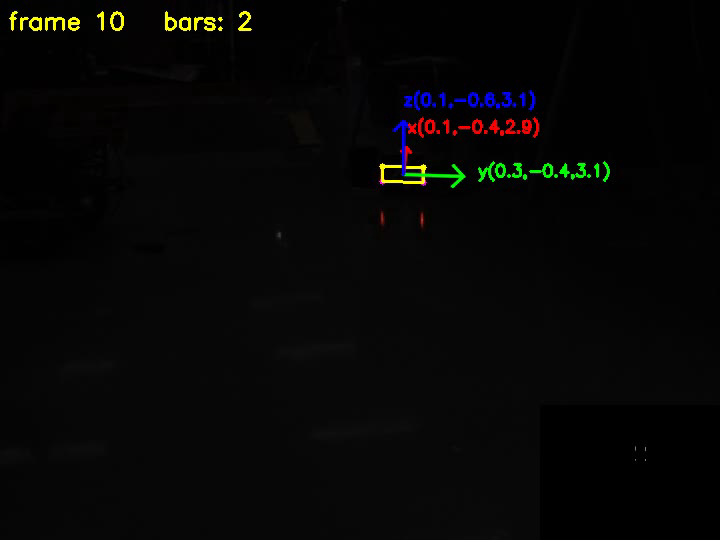
//> input picture frame 10 of output/03_最终结果/result.avi, 720 x 540 px, given in place of 装甲板视频.avi, which was not available
$ ./main_annotated   (built with g++ and OpenCV 4)
//> lines starting //> are read from the running program, lines starting //| are printed output that depends on the picture; after the words box and inside, x2 and y2 are one past the last pixel; in counts of white or black regions, pixels touching at a corner belong together
//> further down, frame is the input picture: 540 rows x 720 cols, CV_8UC3; mean B, G, R 5.6, 6.4, 6.5
// ============================================================================
// 任务二：装甲板灯条识别 + 位姿解算（选做）
//
// 【整体流程】
//   必做四步：
//     ① 掩码 + 二值化 ：cv::threshold          -> 只留灯条像素
//     ② 识别灯条轮廓   ：cv::findContours       -> 提取候选
//     ③ 算上下端点     ：cv::minAreaRect + 几何 -> 每根灯条的上下端点
//     ④ 四端点连矩形   ：cv::line               -> 画出装甲板框
//   选做两步：
//     ⑤ 位姿解算       ：cv::solvePnP           -> 装甲板相对相机的 R、t
//     ⑥ 画三维坐标轴   ：cv::projectPoints      -> 把 FLU 坐标系画到图上
//
// 【位姿解算的核心概念】
//   * 位姿 = 位置 + 姿态 = 6 个自由度（3 个平移 + 3 个旋转）
//   * 单张图丢失深度：同一个物体在不同距离可以投出相同的像素位置。
//     所以必须借助"已知物理尺寸"才能反推距离 —— 这就是要定义 3D 点的原因。
//   * 投影方程： u = fx * (X/Z) + cx    （除以 Z 就是深度信息被消掉的地方）
//   * 旋转只有 3 个独立参数：3x3 矩阵有 9 个元素，但有 6 个约束
//     （3 列单位长度 + 3 对两两垂直）-> 9-6 = 3。
//     所以 solvePnP 返回 3 个数的旋转向量 rvec（轴角表示），而不是 9 个数的矩阵。
// ============================================================================

#include <iostream>
#include <string>
#include <vector>
#include <algorithm>
#include <cmath>
#include <cstdio>
#include <opencv2/opencv.hpp>

// 一根灯条：矩形 + 面积 + 尺寸 + 上下端点
struct LightBar {
    cv::RotatedRect rect;
    double  area = 0;
    float   longSide = 0, shortSide = 0;
    cv::Point2f top, bottom;
};

// 角度归一化到 (-90, 90]
static double normAngle(float a) {
    double v = a;
    while (v <= -90.0) v += 180.0;
    while (v >   90.0) v -= 180.0;
    return v;
}

// ============================================================================
// 选做 A：相机内参 K —— 相机自己的"属性表"
//
// 只需要记住 4 个数，其余 5 个（那些 0 和 1）是固定结构，不是测出来的：
//
//     K = [ fx   0   cx ]      fx = 928.13   焦距(x方向)，单位是【像素】
//         [ 0    fy  cy ]      fy = 930.14   焦距(y方向)，单位是【像素】
//         [ 0    0    1  ]     cx = 377.57   主点x —— 光轴打在图像上的 x 坐标
//                              cy = 283.89   主点y —— 光轴打在图像上的 y 坐标
//
// 【光轴是什么】穿过镜头中心、垂直于图像平面的那条直线，也就是相机"正视"的方向。
//   光轴与图像平面的交点就是主点 (cx, cy)。理论上应在图像正中心
//   (720/2, 540/2) = (360, 270)，实际偏了约 17 / 14 像素，是制造公差。
//
// 【为什么焦距是 928 这种数字，而不是"50毫米"】
//   这里的焦距【单位是像素】，不是毫米。
//   物理换算： f_像素 = f_毫米 / 每个像素的毫米数
//   例如像素尺寸 3 微米(0.003mm) -> f_毫米 = 928 * 0.003 ≈ 2.8 mm
//   也就是机器人上那种很小的镜头。
//
// 【投影公式（核心）】
//   u = fx * (X / Z) + cx
//   v = fy * (Y / Z) + cy
//   注意那个"除以 Z" —— 深度信息就是在这里被除掉的，
//   这正是"单目图像丢失深度"的数学来源。
//
// ★ OpenCV 相机坐标系：x 向右、y 向下、z 向前（指向场景）。
// ============================================================================
static cv::Mat cameraMatrix() {
    // cv::Mat_<double> 是 Mat 的模板版本，编译期就知道元素是 double，
    // 所以可以用 << 初始化。
    // ★ << 在这里【不是左移】，是 OpenCV 重载的"依次填数"，而且是【按行填】。
    // ★ 整个表达式要包一层括号，否则不能直接 return。
    return (cv::Mat_<double>(3, 3) <<
        9.28130989e+02, 0.0,            3.77572945e+02,   // 第 1 行：fx, 0, cx
        0.0,            9.30138391e+02, 2.83892859e+02,   // 第 2 行：0, fy, cy
        0.0,            0.0,            1.0);             // 第 3 行：0, 0, 1
}

// ============================================================================
// 选做 A2：畸变系数 —— 真实镜头的误差修正
//
// 【为什么需要】针孔模型假设光线走直线，但真实镜头是玻璃，会折射，导致：
//   径向畸变：越靠图像边缘，像素被"掰"得越明显（因为边缘光线入射角大）
//   切向畸变：镜片和传感器不完全平行，图像被轻微剪切
//
// 【★ 顺序必须记牢，OpenCV 规定的顺序是】
//     索引:  k1    k2    p1    p2    k3
//     类型:  径向  径向  切向  切向  径向
//   注意 p1/p2（切向）【夹在】k2 和 k3 中间！
//   填错顺序【不报错、不崩溃】，只是位姿算得不准 —— 这是最讨厌的一类错误。
//
// 【径向畸变公式】
//   r_畸变后 = r * (1 + k1*r^2 + k2*r^4 + k3*r^6)
//   k1 是主项，k2 是二阶修正，k3 只影响最边缘（因为它乘 r^6）
//
// 【这组数对本文相机意味着什么】
//   k1 = -0.254（负值 -> 边缘被往里压缩，典型桶形畸变）
//   p1=0.0037, p2=-0.0011（比径向小两个数量级 -> 镜片装得很正，切向可忽略）
//   实测图像角点处半径压缩约 4%（450 像素的角点偏约 18 像素），中心几乎无畸变。
//
// 【重要实践结论】做 PnP 时【不需要】自己先 undistort 一遍，
//   solvePnP 和 projectPoints 都接受 distCoeffs 参数，内部会处理。
// ============================================================================
static cv::Mat distortionCoeffs() {
    return (cv::Mat_<double>(1, 5) <<
        -2.54433647e-01,   // k1  径向（主项）
         5.69431382e-01,   // k2  径向
         3.65405229e-03,   // p1  切向  ← 注意切向夹在中间
        -1.09433818e-03,   // p2  切向
        -1.33846840e+00);  // k3  径向（只影响最边缘）
}

// ============================================================================
// 选做 B：装甲板 4 个灯条端点的 3D 坐标（单位：毫米）
//
// 【★ 这是唯一需要我们自己拍板的数据】
//   PnP 的输入是"3D 点 <-> 2D 点"的对应关系。
//   2D 点我们能从图像里测（灯条端点的像素坐标），
//   但 3D 点必须由我们告诉程序："这 4 个点在现实中各相距多少毫米"。
//   这就是"用已知尺寸换深度"的那一步。
//
// 【坐标系：任务书要求的 FLU 轴序】
//   原点 = 装甲板中心
//   x 轴 = 指向装甲板前方（朝向相机）
//   y 轴 = 指向装甲板左侧
//   z 轴 = 指向装甲板上方
//
// 【为什么 4 个点的 x 全是 0】
//   装甲板是一个平面，4 个端点都在这个平面上，前后没有厚度差 -> x = 0。
//   所以这 4 个点只分布在 y-z 平面上，构成一个矩形。
//   注意：这一点也正是"平面 PnP 朝向歧义"的根源（见 estimatePose 里的说明）。
//
// 【⚠ 尺寸按队伍装甲板取】
//   横向 W（两灯条中心距）= 130 mm
//   纵向 L（灯条长度）    = 50 mm
//   影响分析：
//     距离的绝对值 —— 成正比。W 估小 10%，算出的距离也小 10%。
//     朝向（旋转）—— 几乎不影响。旋转靠 4 个点的相对位置关系确定，对绝对尺度不敏感。
//
// 【★★ 顺序必须和 2D 点严格一一对应，这是最容易错的地方】
//   [0] 左灯条上端点   [1] 右灯条上端点
//   [2] 右灯条下端点   [3] 左灯条下端点
//   如果顺序搞错，PnP【不报错】，但解出的位姿是扭曲的，只能靠看图发现。
//   注：这个顺序和画四边形时的 {L.top, R.top, R.bottom, L.bottom} 完全一致，
//       同一组 4 个点既画四边形又喂 PnP，用同一套顺序可以少一个出错机会。
//
// 【正负号怎么记】
//   y 指向【左】-> 左边是 +y，右边是 -y
//   z 指向【上】-> 上面是 +z，下面是 -z
// ============================================================================
static std::vector<cv::Point3f> armorObjectPoints() {
    const float L2 = 50.0f  / 2.0f;   // 半灯条长 = 25 (纵向 z)
    const float W2 = 130.0f / 2.0f;   // 半间距   = 65 (横向 y)

    return {
        { 0.0f,  W2,  L2 },   // [0] 左灯条 上端点   y=+65(左)  z=+25(上)
        { 0.0f, -W2,  L2 },   // [1] 右灯条 上端点   y=-65(右)  z=+25(上)
        { 0.0f, -W2, -L2 },   // [2] 右灯条 下端点   y=-65(右)  z=-25(下)
        { 0.0f,  W2, -L2 },   // [3] 左灯条 下端点   y=+65(左)  z=-25(下)
    };
}

// ============================================================================
// 第 ① 步：掩码 + 二值化
//
// 【为什么不能只用一个灰度阈值】
//   装甲板中间白色数字的灰度和灯条一样高，threshold 会把它一起选进来。
//   实测：灯条像素 B=40 G=62 R=255（R-G=193）；白字 B=100 G=96 R=96（R-G=0）。
//   所以必须用【颜色】区分：灯条"红得厉害"，白字"白得均匀"。
//
// 【阈值的关键：落在"两侧都没东西"的空档里】
//   灯条     R-G = 100~190   gray = 60~172    两个条件都过 -> 保留
//   地面反光 R-G = 40~80     gray = 20~45     过了颜色关，但【过不了亮度关】-> 滤掉
//   白色数字 R-G ≈ 0         gray ≈ 100       过不了颜色关 -> 滤掉
//   背景     R-G ≈ 0         gray < 20        都不过 -> 滤掉
//
// 【★ 亮度门槛是这个场景最强的判别特征】
//   灯条是【自己发光】的，地面反光只是【反射】，能量差一个量级。
//   把亮度提到 gray>50 之后，反光自然消失，101 帧每帧恰好只剩 2 个候选。
// ============================================================================
static cv::Mat makeMask(const cv::Mat& frame) {
    std::vector<cv::Mat> ch;
    // ★ OpenCV 的通道顺序是 BGR 不是 RGB：ch[0]=B  ch[1]=G  ch[2]=R
    cv::split(frame, ch);
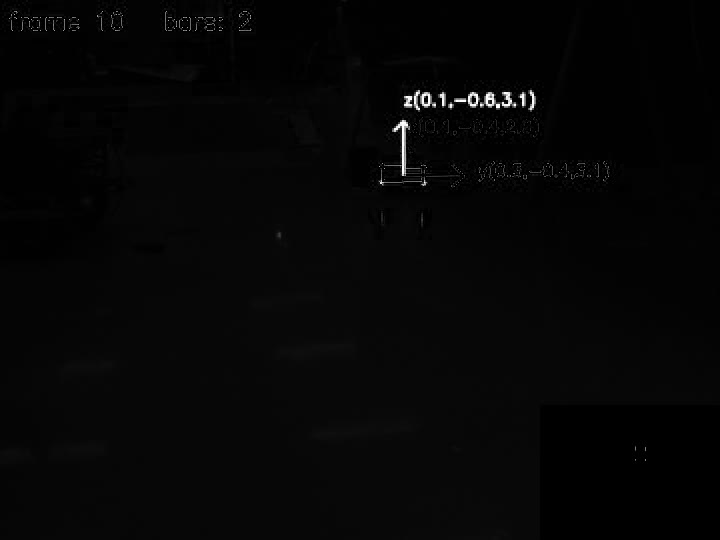
//> ch[0]: 540 rows x 720 cols, CV_8UC1; min 0, max 255, mean 5.6

    // ---- 条件一：颜色（红）----
    cv::Mat diff, maskColor;
    cv::subtract(ch[2], ch[1], diff);          // R - G
    // threshold 五个参数：(源, 目标, 阈值, 最大值, 规则)
    // THRESH_BINARY 规则： > 阈值 的变 255（白），其余变 0（黑）
    cv::threshold(diff, maskColor, 20, 255, cv::THRESH_BINARY);
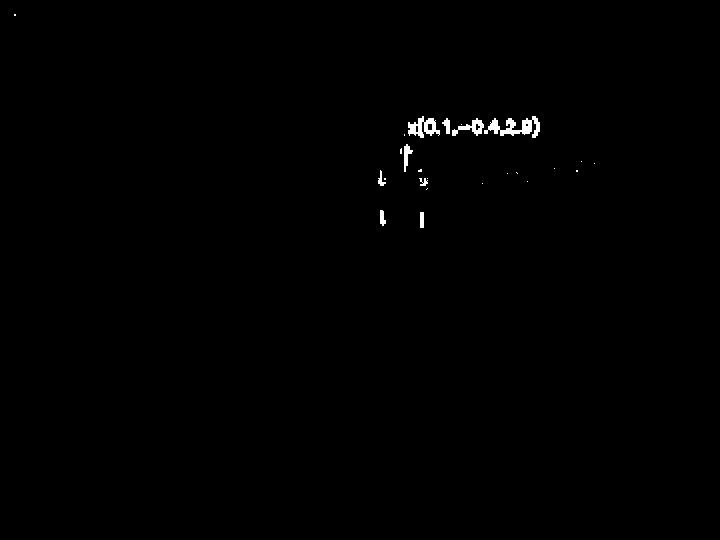
//> maskColor: 540 rows x 720 cols, CV_8UC1; 0.41% white; 25 white regions (16 under 20 px), largest, box (x1, y1, x2, y2) and area: (484, 116, 540, 138) 545, (408, 116, 440, 138) 359, (452, 118, 484, 136) 228

    // ---- 条件二：亮度 ----
    cv::Mat gray, maskBright;
    cv::cvtColor(frame, gray, cv::COLOR_BGR2GRAY);   // 三通道 -> 单通道灰度
    cv::threshold(gray, maskBright, 50, 255, cv::THRESH_BINARY);
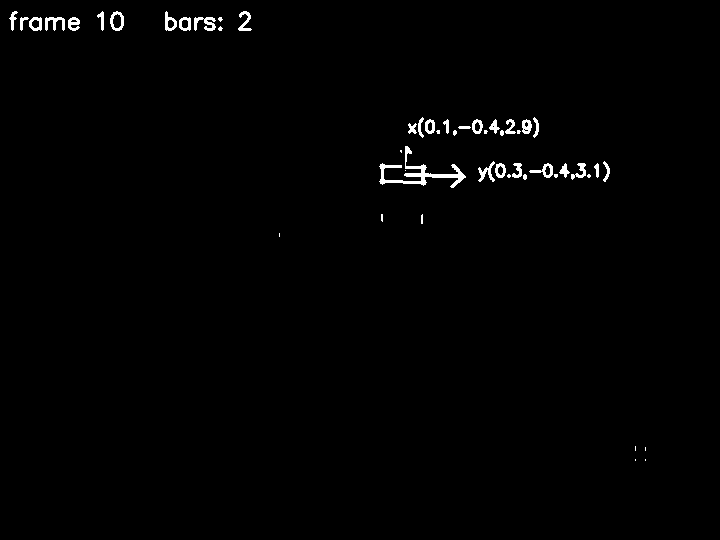
//> maskBright: 540 rows x 720 cols, CV_8UC1; 0.95% white; 50 white regions (18 under 20 px), largest, box (x1, y1, x2, y2) and area: (379, 146, 466, 188) 772, (194, 17, 216, 31) 169, (45, 17, 65, 31) 148

    // ---- 两个条件必须【同时】满足 ----
    // bitwise_and 名字叫"按位与"，但在只有 0/255 的二值图上等价于"逻辑与"：
    //   255 & 255 = 255 (要)    255 & 0 = 0 (丢)    0 & 255 = 0 (丢)
    cv::Mat mask;
    cv::bitwise_and(maskColor, maskBright, mask);
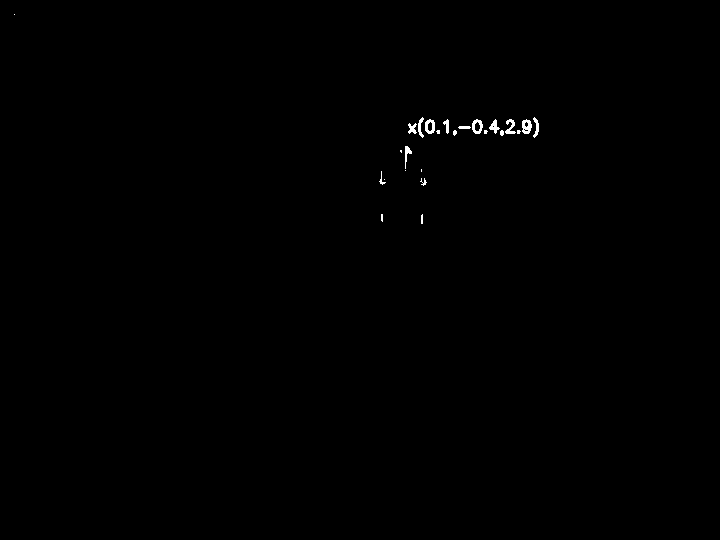
//> mask: 540 rows x 720 cols, CV_8UC1; 0.25% white; 25 white regions (11 under 20 px), largest, box (x1, y1, x2, y2) and area: (522, 119, 532, 134) 105, (425, 119, 435, 134) 96, (472, 119, 483, 134) 95

    // ---- 形态学开运算：去掉孤立的噪点小块 ----
    // 开运算 = 先腐蚀后膨胀：所有白块先缩一圈，小碎块在腐蚀时就彻底消失，膨胀也长不回来。
    // ★ 用 2x2 而不是 3x3：远处灯条只有 2~3 像素宽，3x3 的腐蚀会把它整体吃掉。
    // 实测：第 0 帧用 3x3 时 55 像素 -> 0 像素（灯条全没了）。
    cv::Mat kernel = cv::getStructuringElement(cv::MORPH_RECT, cv::Size(2, 2));
    cv::morphologyEx(mask, mask, cv::MORPH_OPEN, kernel);
//> mask: 540 rows x 720 cols, CV_8UC1; 0.23% white; 21 white regions (9 under 20 px)
    return mask;
}

// ============================================================================
// 第 ③ 步：从旋转矩形算灯条的上下端点
//
// 【核心概念：端点不是角点】
//   矩形有 4 个角点，但灯条是一个"柱状发光体"，
//   我们要的是它【长轴两端的中心】，也就是上下两条短边的中点。
//
//       ●─────────●      4 个 ● 是角点
//       ○─────────○      2 个 ○ 才是端点（短边中点）
//
//   为什么必须是中点：任务书要 4 个端点（2 根灯条 x 2），
//   所以每根灯条只能贡献 2 个点。
//
// 【★ 为什么必须先排序】
//   RotatedRect::points() 返回的 4 个点【顺序不保证】，取决于矩形的角度。
//   不排序直接用 pts[0]、pts[2]，端点会在帧之间乱跳。
//
// 【⚠ 这个做法的隐含假设】
//   灯条接近竖直。4 个角点的 y 值天然分成"上两个/下两个"两簇，
//   排序后前两个是上边、后两个是下边。
//   如果灯条横躺，y 值会交错，这个办法就失效了（当前场景成立）。
// ============================================================================
static void getEndpoints(const cv::RotatedRect& rr, cv::Point2f& top, cv::Point2f& bottom) {
    cv::Point2f p[4];
    rr.points(p);                        // 往 p 里填入 4 个角点

    // std::sort(起点, 终点, 比较规则)
    //   终点是 p+4：C++ 迭代器区间是【左闭右开】[first,last)，
    //   p+4 指向"最后一个元素的下一个位置"。写 p+3 会漏掉一个且不报错。
    // 比较器用 lambda：升序（y 小的在前 = 图像上方）
    std::sort(p, p + 4, [](const cv::Point2f& a, const cv::Point2f& b) {
        return a.y < b.y;
    });

    // 中点公式：两点各分量相加除以 2
    // 写 *0.5f 而不是 /2：乘法更快，末尾 f 表示 float 常量，避免多余类型转换
    top    = cv::Point2f((p[0].x + p[1].x) * 0.5f, (p[0].y + p[1].y) * 0.5f);
    bottom = cv::Point2f((p[2].x + p[3].x) * 0.5f, (p[2].y + p[3].y) * 0.5f);
}

// ============================================================================
// 第 ②③ 步：找轮廓 -> 筛候选 -> 取面积最大的两根 -> 算端点
// ============================================================================
static std::vector<LightBar> findLightBars(const cv::Mat& mask) {
    // 嵌套 vector 的读法：从里往外
    //   里层 vector<Point>     = 一个轮廓（一串点）
    //   外层 vector<...>       = 一堆轮廓
    std::vector<std::vector<cv::Point>> contours;
    std::vector<cv::Vec4i> hierarchy;    // Vec4i = 4 个 int，存轮廓父子关系（本处用不到但接口要求）

    // ★ 传 mask.clone()：findContours 会修改输入图
    // RETR_EXTERNAL      = 只要最外层轮廓（灯条是实心白块，内部没洞）
    // CHAIN_APPROX_SIMPLE = 压缩共线点，一条直线只留端点，省内存
    cv::findContours(mask.clone(), contours, hierarchy,
                     cv::RETR_EXTERNAL, cv::CHAIN_APPROX_SIMPLE);
//> contours = 21 contours, 10 with area under 20; largest, box (x1, y1, x2, y2) and area: (473, 120, 484, 135) 111, (426, 120, 436, 135) 107, (523, 121, 533, 135) 96, (506, 120, 516, 135) 57, (490, 121, 500, 134) 56
//> (the rest of the program and of its run is left out)
